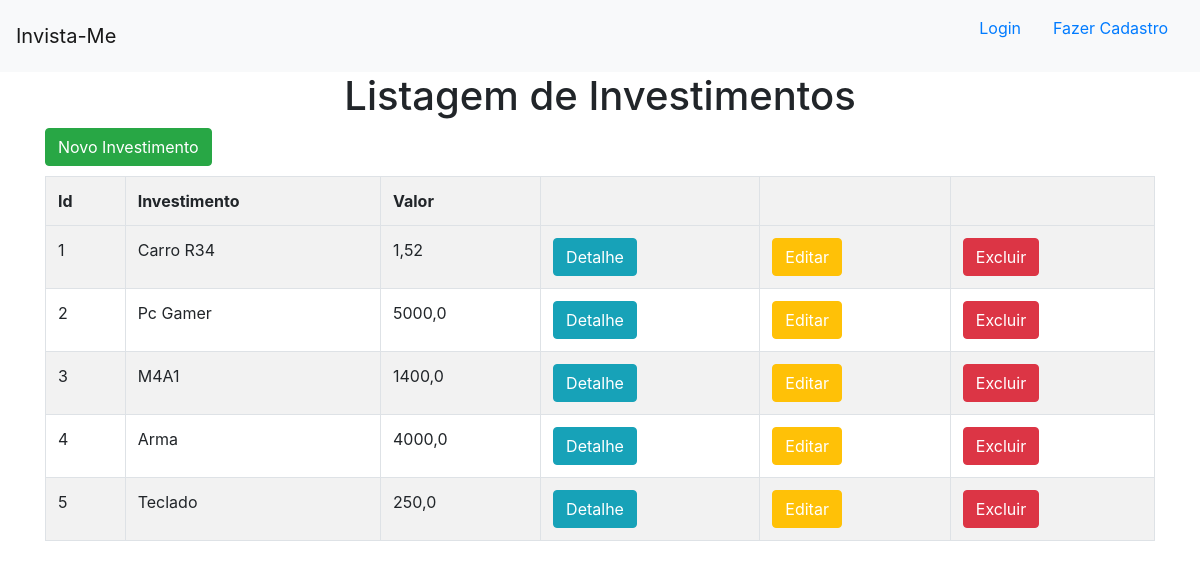
The page / on the database its author committed.
### invista_eu/models.py (models this page shows)
class Investimentos(models.Model):
    investimento = models.TextField(max_length=255)
    valor = models.FloatField()
    pago = models.BooleanField(default=False)
    data = models.DateField(default=datetime.now)

### invista_eu/views.py (the view)
# urls.py: path('', views.pagina_de_investimentos, name='pagina_de_investimentos'),
def pagina_de_investimentos(request):
    dados = {
        'dados':Investimentos.objects.all()
    }
    return render(request, 'investimentos/pagina_de_investimentos.html', context=dados)

### invista_eu/templates/investimentos/pagina_de_investimentos.html (shortened to what this page needs)
{% extends 'investimentos/base.html' %}
{% block conteudo %}
<h1 style='text-align: center;'>Listagem de Investimentos</h1>
<div class='container'>
    <button class='btn btn-success' style='margin-bottom: 10px' ><a style='color: white;' href="{% url 'novo_investimento' %}">Novo Investimento</a></button>
    <table class='table table-striped table-bordered'>
        <tr>
            <th>Id</th>
            <th>Investimento</th>
            <th>Valor</th>
            <th></th>
            <th></th>
            <th></th>
        <tr>
        {% for dado in dados %}
        <tr>
            <td>{{dado.id}}</td>
            <td>{{dado.investimento}}</td>
            <td>{{dado.valor}}</td>
            <td><button class='btn btn-info'><a style='color: white;' href="{% url 'detalhe' dado.id %}">Detalhe</a></button></td>
            <td><button class='btn btn-warning'><a style='color: white;' href="{% url 'editar' dado.id %}">Editar</a></button></td>
            <td><button class='btn btn-danger'><a style='color: white;' href="{% url 'excluir' dado.id %}">Excluir</a></button></td>
        </tr>
        {% endfor %}
    </table>
{% endblock %}

### invista_eu/templates/investimentos/base.html (shortened to what this page needs)
<!doctype html>
<html lang="en">
<head>
    <link rel="stylesheet" href="https://cdn.jsdelivr.net/npm/bootstrap@4.6.2/dist/css/bootstrap.min.css"
>
</head>
<body>
    <nav class="navbar navbar-light bg-light">
        <a class="navbar-brand" href="{% url 'pagina_de_investimentos' %}">Invista-Me</a>
        <ul style="list-style: none;">
            {% if user.is_authenticated %}
            <li style="float: left">
                <strong class="nav-item nav-link" >Bem-vindo {{user.get_username}}</strong>
            </li>
            <li style="float: left">
                <a class="nav-item nav-link" href="{% url 'logout' %}">Sair</a>
            </li>
            {% else %}
            <li style="float: left">
                <a class="nav-item nav-link" href="{% url 'login' %}">Login</a>
            </li>
            <li style="float: left">
                <a class="nav-item nav-link" href="{% url 'novo_usuario' %}">Fazer Cadastro</a>
            </li>
            {% endif %}
        </ul>
    </nav>
    {% block conteudo %}
    {% endblock %}
</body>
</html>

### rows shown on the page
Investimentos: id "1", investimento "Carro R34", valor "1,52"
Investimentos: id "2", investimento "Pc Gamer", valor "5000,0"
Investimentos: id "3", investimento "M4A1", valor "1400,0"
Investimentos: id "4", investimento "Arma", valor "4000,0"
Investimentos: id "5", investimento "Teclado", valor "250,0"
